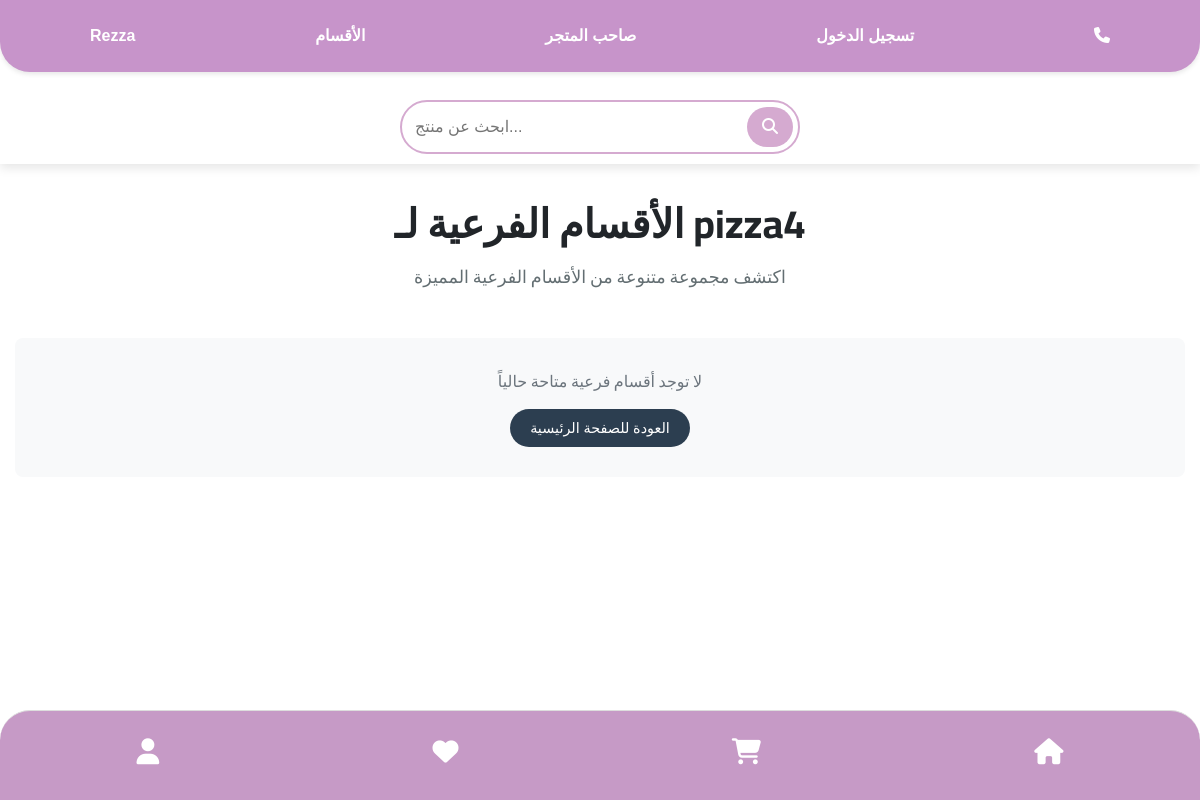
Before: /subcategories/28 with the older database file.
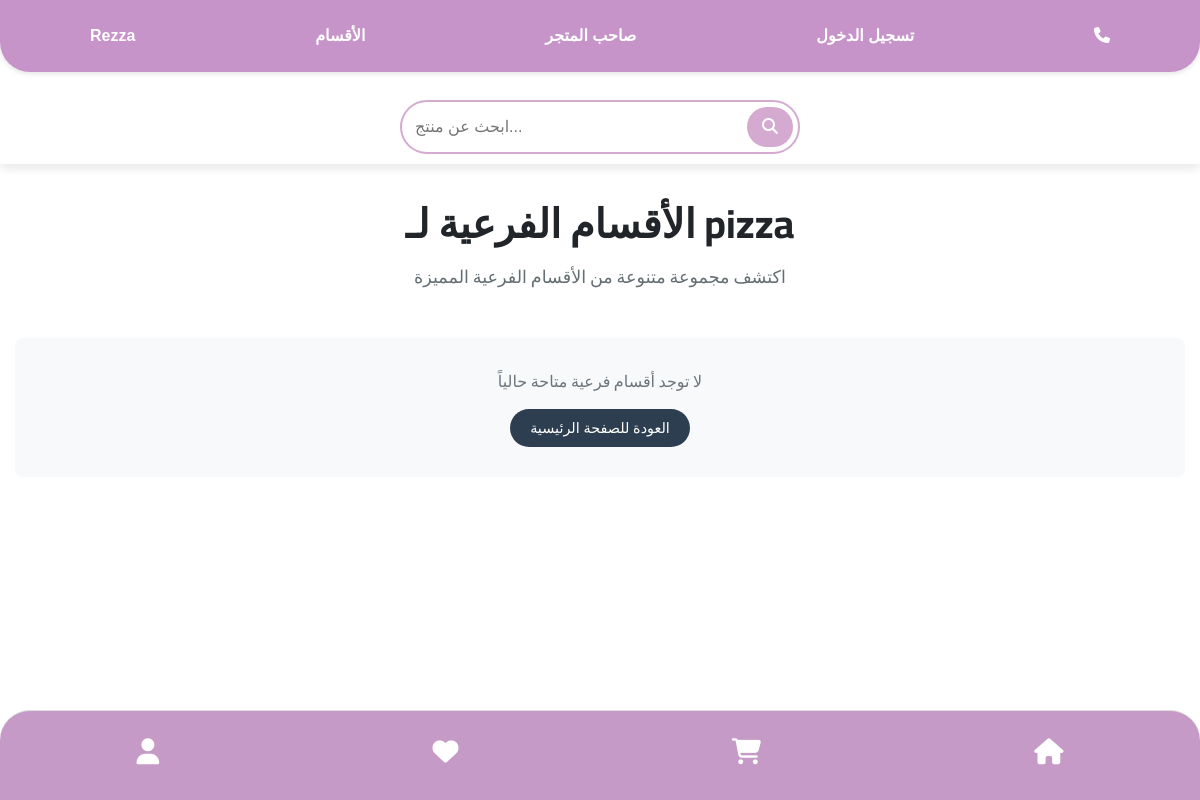
After: the same page with the newer database file.
### tables this page shows
CREATE TABLE category (
    id INTEGER PRIMARY KEY AUTOINCREMENT,
    name TEXT  NULL,
    parent_id INTEGER,
    image TEXT,
    FOREIGN KEY (parent_id) REFERENCES categories (id) ON DELETE SET NULL
);

### app.py (the view, shortened to what this page needs)
@app.route('/subcategories/<int:category_id>')
def show_subcategories(category_id):
    conn = get_db_connection()
    cursor = conn.cursor()
    main_category = cursor.execute("SELECT id, name FROM category WHERE id = ?", (category_id,)).fetchone()
    subcategories = cursor.execute("SELECT id, name, image FROM category WHERE parent_id = ?", (category_id,)).fetchall()
    categories = cursor.execute("SELECT * FROM category WHERE parent_id IS NULL").fetchall()
    processed_subcategories = []
    conn.close()
    return render_template('subcategories.html',
                         main_category=main_category,
                         subcategories=processed_subcategories,
                         categories=categories)

### app.py (called while the page is built)
def get_db_connection():
    conn = sqlite3.connect('database/Eshop.db')
    conn.row_factory = sqlite3.Row
    return conn

@app.context_processor
def inject_categories():
    conn = get_db_connection()
    cursor = conn.cursor()
    try:
        cursor.execute("""
            SELECT id, name, parent_id, image
            FROM category
            WHERE parent_id IS NULL
            ORDER BY name
        """)
        main_categories = cursor.fetchall()
        cursor.execute("SELECT id, name, parent_id, image FROM category ORDER BY name")
        all_categories = cursor.fetchall()
        return {
            'main_categories': main_categories,
            'all_categories': all_categories
        }
    finally:
        conn.close()

### templates/subcategories.html (shortened to what this page needs)
{% include 'header.html' %}
<div class="subcategories-container">
        <div class="page-header">
            <h1 class="page-title">الأقسام الفرعية لـ {{ main_category[1] }}</h1>
            <p class="page-subtitle">اكتشف مجموعة متنوعة من الأقسام الفرعية المميزة</p>
        </div>
    {% if subcategories %}
        <div class="subcategories-grid">
            {% for subcategory in subcategories %}
                <div class="category-card">
                    <div class="image-container">
                        <img src="{{ url_for('static', filename='uploads/category_img/' + subcategory[2].split('/')[-1]) }}"
                             alt="{{ subcategory[1] }}" class="category-image">
                    </div>
                    <div class="category-content">
                        <h3 class="category-name">{{ subcategory[1] }}</h3>
                        <a href="{{ url_for('show_products_by_category', category_id=subcategory[0]) }}" class="category-link">
                            تصفح المنتجات
                        </a>
                    </div>
                </div>
            {% endfor %}
        </div>
    {% else %}
        <div class="no-categories">
            <p>لا توجد أقسام فرعية متاحة حالياً</p>
            <a href="{{ url_for('index') }}" class="home-link">العودة للصفحة الرئيسية</a>
        </div>
    {% endif %}
</div>
{% include 'footer.html' %}

### templates/header.html (shortened to what this page needs)
<!DOCTYPE html>
<html lang="en">
<head>
   <link rel="stylesheet" href="{{ url_for('static', filename='style/css/bootstrap.min.css') }}">
   <link rel="stylesheet" href="{{ url_for('static', filename='style/css/font-awesome.min.css') }}">
   <link rel="stylesheet" href="{{ url_for('static', filename='style/css/elegant-icons.css') }}">
   <link rel="stylesheet" href="{{ url_for('static', filename='style/css/nice-select.css') }}">
   <link rel="stylesheet" href="{{ url_for('static', filename='style/css/jquery-ui.min.css') }}">
   <link rel="stylesheet" href="{{ url_for('static', filename='style/css/owl.carousel.min.css') }}">
   <link rel="stylesheet" href="{{ url_for('static', filename='style/css/slicknav.min.css') }}">
   <link rel="stylesheet" href="{{ url_for('static', filename='style/css/use.css') }}">
   <link rel="stylesheet" href="{{ url_for('static', filename='style/css/ran.css') }}">
   <link rel="stylesheet" href="https://cdnjs.cloudflare.com/ajax/libs/font-awesome/6.4.0/css/all.min.css">
</head>
<body>
    <nav class="navbar fixed-top">
        <ul class="navbar-nav">
            <li class="nav-item">
                <a class="nav-link" href="{{ url_for('index') }}">
                    Rezza
                </a>
                <li class="nav-item user-menu">
                    <a class="nav-link" href="#">الأقسام</a>
                </li>
            <li class="nav-item user-menu">
                <a class="nav-link" href="#">
                    صاحب المتجر
                </a>
            </li>
            <li class="nav-item user-menu">
                {% if request.cookies.get('user_auth') %}
                    <a class="nav-link" href="#" data-bs-toggle="dropdown" aria-expanded="false">
                        <i class="fa fa-user-circle"></i> {{ request.cookies.get('user_name', 'مستخدم') }}
                    </a>
                    <div class="user-dropdown">
                        <a href="{{ url_for('logout') }}"><i class="fas fa-sign-out-alt"></i> تسجيل الخروج
                        </a>
                    </div>
                {% else %}
                    <a class="nav-link" href="{{ url_for('login') }}">تسجيل الدخول</a>
                {% endif %}
            </li>
            <li class="nav-item user-menu">
                <a class="nav-link" href="#">
                    <i class="fas fa-phone"></i>
                </a>
            </li>
        </ul>
    </nav>
    <div class="search-container ">
        <div class="search-box">
            <input type="text" placeholder="ابحث عن منتج...">
            <button type="submit"><i class="fa fa-search"></i></button>
        </div>
    </div>

### templates/footer.html (shortened to what this page needs)
<div class="main">
<div class="footer">
    <div class="footer-icon">
        <a class="nav-link" href="{{ url_for('profile') }}">
        <i class="fa fa-user"></i></a>
    </div>
    <div class="footer-icon" >
        <a class="nav-link" href="{{ url_for('index') }}">
        <i class="fa fa-heart"></i></a>
    </div>
    <div class="footer-icon">
        <a class="nav-link" href="{{ url_for('view_cart') }}">
        <i class="fa fa-shopping-cart"></i></a>
    </div>
    <div class="footer-icon">
        <a class="nav-link" href="{{ url_for('index') }}">
            <i class="fa fa-home"></i></a>
    </div>
</div>
</div>
</body>
</html>

### static/style/css/use.css (style rules this page uses)
html, body { height: 100%; font-family: "Cairo", sans-serif; -webkit-font-smoothing: antialiased; font-smoothing: antialiased; }
h1, h2, h3, h4, h5, h6 { margin: 0; color: #111111; font-weight: 400; font-family: "Cairo", sans-serif; }
h1 { font-size: 70px; }
p { font-size: 16px; font-family: "Cairo", sans-serif; color: #6f6f6f; font-weight: 400; line-height: 26px; margin: 0 0 15px 0; }
ul, ol { padding: 0; margin: 0; }
.footer { background: #F3F6FA; padding-top: 70px; padding-bottom: 0; }

### static/style/css/ran.css (style rules this page uses)
body { padding-top: 170px; padding-bottom:500px; font-family: Arial, sans-serif; padding-bottom: 80px; }
.navbar { background-color: #c794ca; padding: 12px 0; display: flex; justify-content: center; align-items: center; box-shadow: 0 2px 5px rgba(0, 0, 0, 0.1); transition: background-color 0.3s ease; border-radius: 0 0 30px 30px; z-index: 1000; }
.navbar-nav { display: flex; flex-direction: row; justify-content: center; width: 100%; list-style: none; padding: 0; margin: 0; }
.nav-item { flex-grow: 1; text-align: center; position: relative; }
.nav-link { color: white; font-size: 16px; font-weight: bold; text-decoration: none; padding: 12px; display: block; transition: all 0.3s ease; }
.search-container { position: fixed; top: 60px; left: 0; width: 100%; background-color: white; padding: 10px; display: flex; justify-content: center; box-shadow: 0px 4px 10px rgba(0, 0, 0, 0.1); z-index: 999; padding-top: 40px; }
.search-box { display: flex; align-items: center; border: 2px solid #d5aad0; border-radius: 30px; padding: 5px; width: 100%; max-width: 400px; }
.search-box input { border: none; outline: none; padding: 8px; flex-grow: 1; border-radius: 30px; }
.search-box button { background-color: #d5aad0; color: white; border: none; padding: 8px 15px; border-radius: 30px; cursor: pointer; transition: background-color 0.3s ease; }
.user-menu { position: relative; }
.footer { position: fixed; bottom: 0; left: 0; width: 100%; background: #c69ac6; display: flex; justify-content: space-around; align-items: center; padding: 15px 0; border-top: 1px solid #ddd; border-radius: 30px 30px 0 0; z-index: 1000; }
.footer-icon { text-align: center; color: white; cursor: pointer; transition: transform 0.2s ease-in-out; }
.footer-icon i { font-size: 26px; }

### templates/subcategories.html (style rules this page uses)
.subcategories-container { padding: 30px 15px; max-width: 1200px; margin: 0 auto; font-family: 'Segoe UI', Tahoma, Geneva, Verdana, sans-serif; }
.page-header { text-align: center; margin-bottom: 3rem; position: relative; }
.page-title { font-size: 2.5rem; font-weight: 700; color: var(--dark-color); margin-bottom: 1rem; position: relative; display: inline-block; }
.page-title:after { content: ''; position: absolute; width: 80px; height: 4px; background: linear-gradient(90deg, var(--primary-color), var(--accent-color)); bottom: -10px; left: 50%; transform: translateX(-50%); border-radius: 2px; }
.page-subtitle { color: #636e72; font-size: 1.1rem; max-width: 700px; margin: 0 auto; }
.no-categories { text-align: center; padding: 30px; background: #f8f9fa; border-radius: 8px; margin: 20px 0; }
.no-categories p { font-size: 1rem; color: #6c757d; margin-bottom: 15px; }
.home-link { display: inline-block; padding: 8px 20px; background: #2c3e50; color: white; border-radius: 20px; text-decoration: none; font-size: 0.9rem; transition: all 0.3s ease; }

### templates/footer.html (style rules this page uses)
.main { padding-bottom: 100px; }

Changed rows visible on the page:
changed category: name "pizza4" → "pizza"
